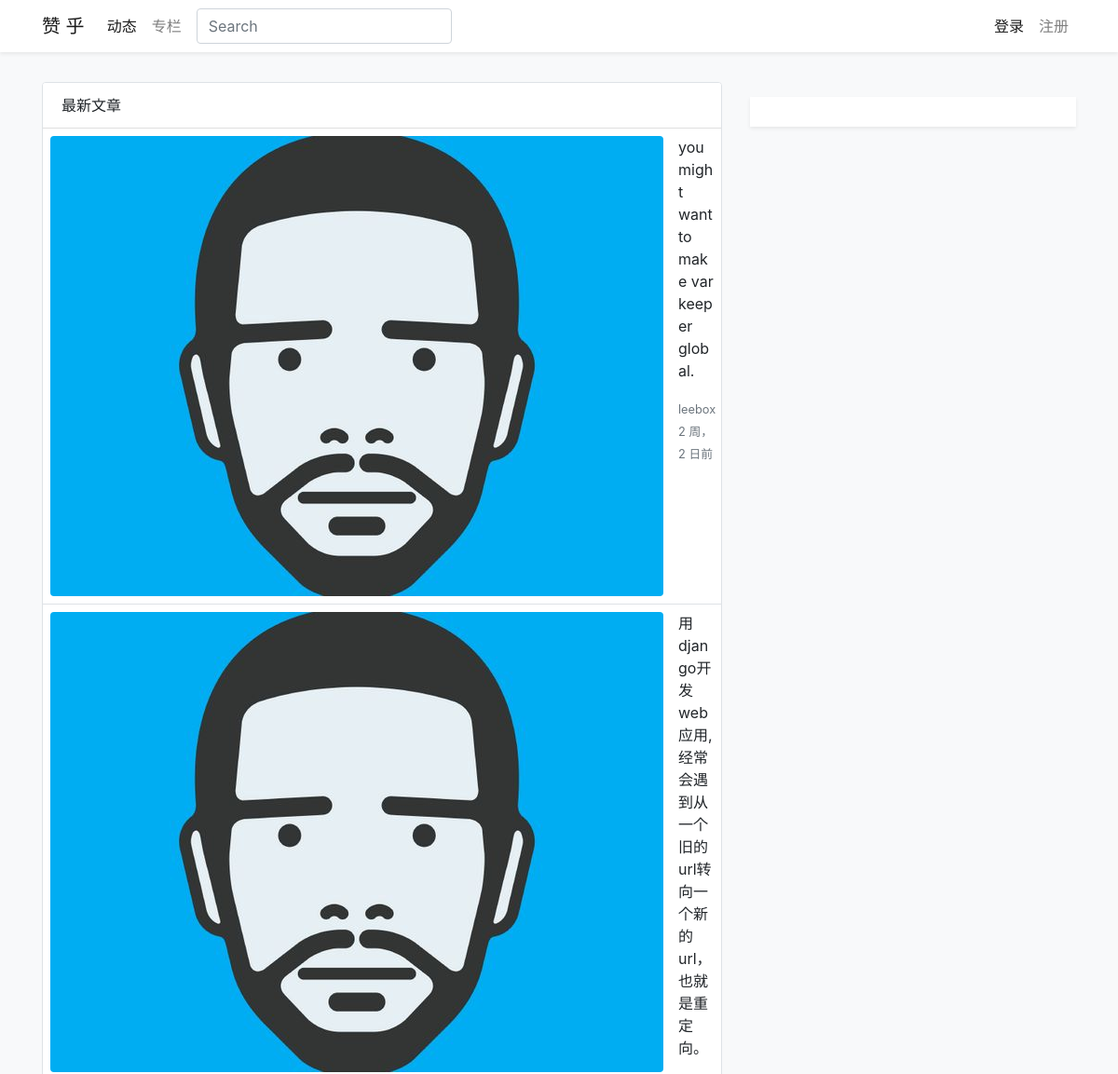
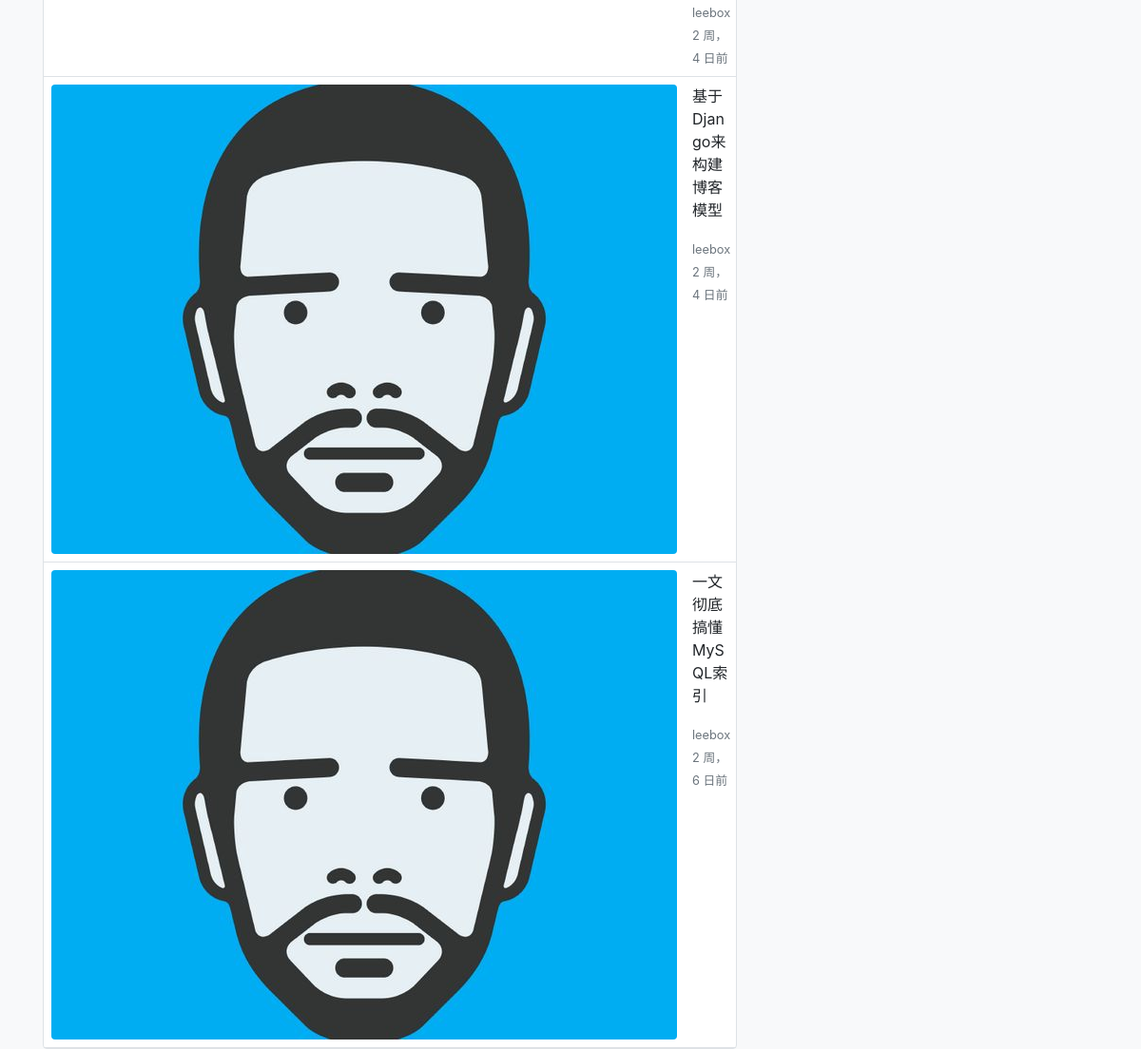
/post/list, run on the app's committed database (2 pictures, top to bottom).
### zanhu/post/models.py (models this page shows, shortened)
class Post(models.Model):
    STATUS_CHOICES = (('D', '草稿'), ('P', '发表'),)
    title = models.CharField(max_length=255, verbose_name='标题')
    content = FroalaField(verbose_name='内容', blank=True, null=True)
    created = models.DateTimeField(auto_now_add=True, verbose_name='创建时间')
    updated = models.DateTimeField(auto_now=True, verbose_name='更新时间')
    status = models.CharField('文章状态', max_length=1, choices=STATUS_CHOICES, default='p')
    author = models.ForeignKey(settings.AUTH_USER_MODEL, on_delete=models.CASCADE,
                               verbose_name='作者')
    view_num = models.PositiveIntegerField(default=0, verbose_name='浏览次数')
    category = models.ForeignKey('Category', verbose_name='分类', on_delete=models.PROTECT, blank=True, null=True)
    tags = models.ManyToManyField('Tag', verbose_name='标签集合')
    comments = GenericRelation(Comment)
    class Meta:
        verbose_name = "文章"
        verbose_name_plural = verbose_name
        ordering = ['-created']

### zanhu/user/models.py (models this page shows, shortened)
class User(AbstractUser):
    location = models.CharField(_('所在地'), max_length=50, null=True, blank=True)
    introduction = models.TextField(_('简介'), max_length=50, null=True, blank=True)
    picture = ImageField(_('头像'), upload_to='profile_pics/', null=True, blank=True)
    update_at = models.DateTimeField(_('更新时间'), auto_now=timezone.now, )
    gender_choices = (
        (u'M', u'男'),
        (u'F', u'女'),
    )
    gender = models.CharField(max_length=2, choices=gender_choices, null=True, blank=True)
    class Meta:
        verbose_name = _('user')
        verbose_name_plural = verbose_name

### zanhu/post/views.py (the view)
# urls.py: path('list', views.PostList.as_view(), name='post_list'),
class PostList(ListView):
    template_name = 'post/list.html'
    model = Post
    context_object_name = 'post_list'

### zanhu/templates/post/list.html
{% extends '../base.html' %}
{% load humanize %}
{% load thumbnail %}
{% block content %}
<main role="main" class="container pt-2">
    <div class="row pt-4">
        <div class="col-8">
            <div class="card rounded border">
                    <div class="card-header bg-white">
                    最新文章
                    </div>
                    {% for post in post_list %}
                        <div class="media border-bottom p-2">
                            {% thumbnail post.author.picture "48x48" crop="center" as im %}
                                <img src="{{ im.url }}" width="{{ im.width }}" height="{{ im.height }}" class="rounded">
                            {% endthumbnail %}
                            <div class="media-body ml-3">
                                 <p><a class="text-body text-break" href="{% url 'post:post_detail' post.id %}">{{ post.title }}</a></p>
                                 <span class="small text-muted">{{ post.author.username   }}
                                     {{ post.created|naturaltime  }} </span>
                            </div>
                        </div>
                    {% endfor %}
            </div>
        </div>
        <div class="col-4">
            <div class="bg-white shadow-sm p-3 mt-3">
            </div>
        </div>
    </div>
</main>
{% endblock %}

### zanhu/templates/base.html (shortened to what this page needs)
{% load static %}
{% load thumbnail %}
<!DOCTYPE html>
<html>
<head>
    <link rel="stylesheet" href="{% static 'css/bootstrap.min.css' %}" />
    <link rel="stylesheet" href="{% static 'css/custom.css' %}" />
    <link rel="stylesheet" href="{% static 'css/iconfont.css' %}">
</head>
<body class="bg-light">
<nav class="navbar navbar-expand-lg navbar-light bg-white shadow-sm bg-light nav-underline">
    <div class="container">
      <a class="navbar-brand" href="{% url 'tweet:index_page' %}">赞 乎</a>
      <div class="collapse navbar-collapse" id="navbarTogglerDemo02">
          <form class="form-inline mr-auto   my-2 my-lg-0 order-md-1">
          <input class="form-control mr-sm-2" type="search" placeholder="Search">
        </form>
        <ul class="navbar-nav mt-2 mt-lg-0 order-md-0 mr-2" >
          <li class="nav-item active">
            <a class="nav-link" href="{% url 'tweet:index_page' %}">动态 <span class="sr-only">(current)</span></a>
          </li>
            <li class="nav-item">
            <a class="nav-link" href="{% url 'post:post_list' %}">专栏 <span class="sr-only">(current)</span></a>
          </li>
        </ul>
        {% if user.is_authenticated %}
        <ul class="navbar-nav ml-auto mt-2 mt-lg-0 order-md-2">
            <li class="nav-item d-flex align-items-center mr-3">{{ user.username }}</li>
          <li class="nav-item d-flex align-items-center">
                {% if user.picture %}
                    {% thumbnail user.picture "56x56" crop="center" as im %}
                        <a id="dropdownMenuLink" data-toggle="dropdown" aria-haspopup="true" aria-expanded="false">
                            <img class="navbar-avatar  rounded-circle" src="{{ im.url }}"
                             width="{{ im.width }}" height="{{ im.height }}">
                        </a>
                    {% endthumbnail %}
                {% else %}
                    <a id="dropdownMenuLink" data-toggle="dropdown" aria-haspopup="true"
                       aria-expanded="false">
                        <img class="navbar-avatar  rounded-circle"
                             src="/media/profile_pics/default.jpg"  width="56" height="56">
                    </a>
                {% endif %}
                <div class="dropdown-menu dropdown-menu-right mr-5 shadow-sm border-0" aria-labelledby="dropdownMenuLink">
                    <a class="dropdown-item" href="{% url 'post:add_post' %}">发表文章</a>
                    <a class="dropdown-item" href="{% url 'post:draft_list' %}">草稿箱</a>
                    <a class="dropdown-item" href="{% url 'user:detail_page' user.username %}">个人主页</a>
                    <a class="dropdown-item" href="{% url 'user:setting_page' user.username %}">账号设置</a>
                    <a class="dropdown-item" href="{% url 'account_logout' %}">登出</a>
                </div>
          </li>
        </ul>
        {% else %}
        <ul class="navbar-nav ml-auto mt-2 mt-lg-0 order-md-2">
          <li class="nav-item active">
            <a class="nav-link" href="{% url 'account_login' %}">登录</a>
          </li>
          <li class="nav-item">
            <a class="nav-link" href="{% url 'account_signup' %}">注册</a>
          </li>
        </ul>
        {% endif %}
      </div>
    </div>
</nav>
{%  block content %}
{% endblock %}
</body>
</html>

### zanhu/static/css/custom.css (style rules this page uses)
html { overflow-y: scroll; }
:root { overflow-y: auto; overflow-x: hidden; }
:root body { position: absolute; }
body { width: 100vw; overflow: hidden; }
.nav-underline .active { font-weight: 500; color: #343a40; }

### data on the page
Post: title "you might want to make var keeper global.", author.username "leebox", created "2 周，2 日前"
Post: title "用django开发web应用, 经常会遇到从一个旧的url转向一个新的url，也就是重定向。", author.username "leebox", created "2 周，4 日前"
Post: title "基于Django来构建博客模型", author.username "leebox", created "2 周，4 日前"
Post: title "一文彻底搞懂MySQL索引", author.username "leebox", created "2 周，6 日前"
